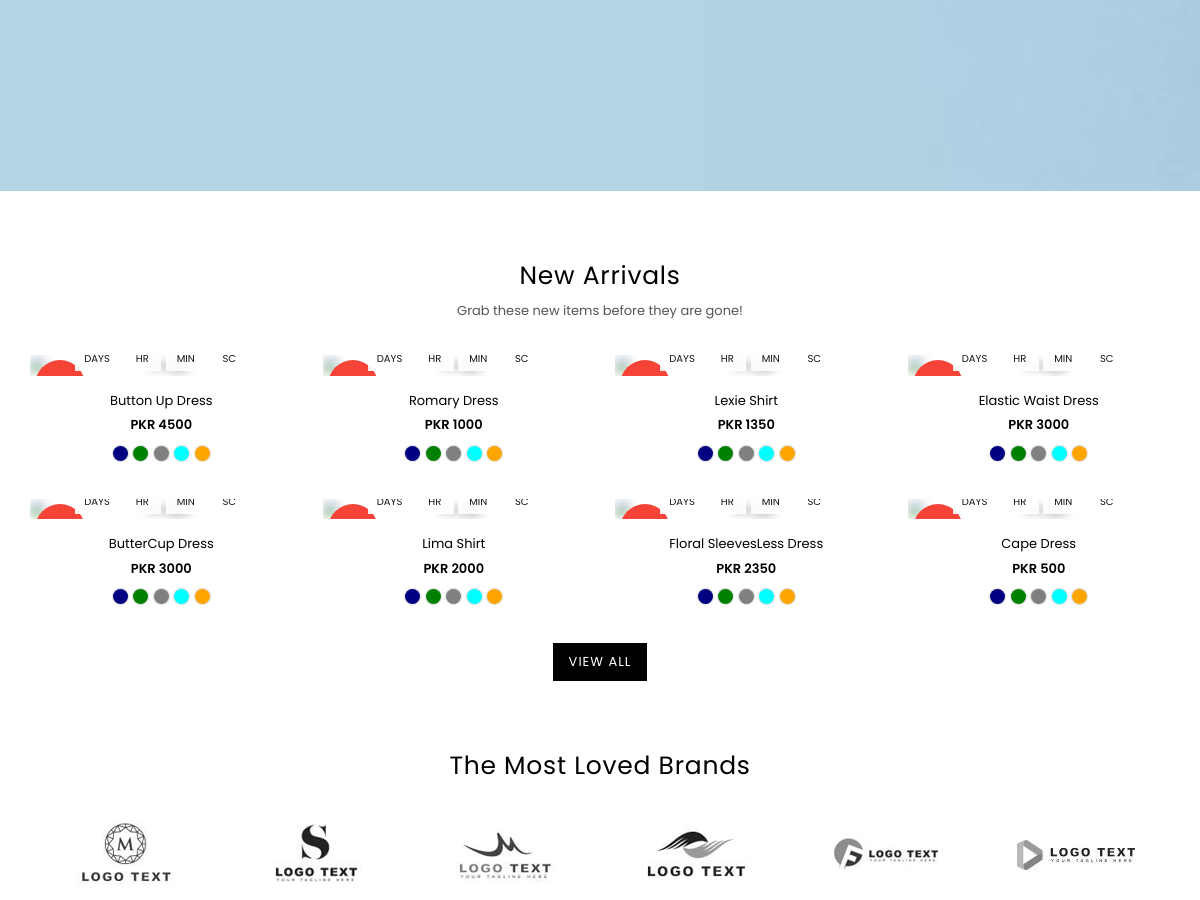
Before: / (middle part) with the older database file.
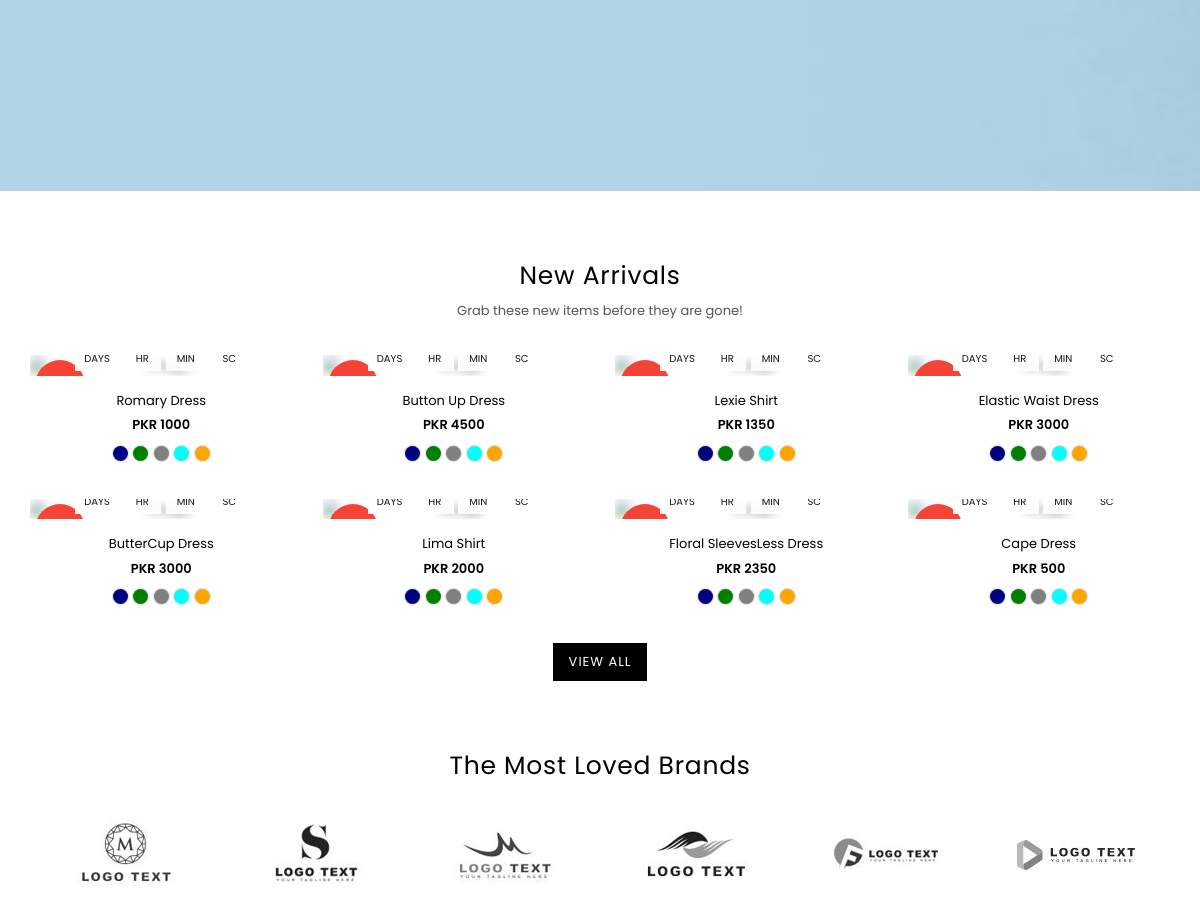
After: the same page with the newer database file.
### app/models.py (models this page shows, shortened)
class Products(models.Model):
    name=models.CharField(max_length=100)
    description=models.TextField()
    slug=models.SlugField(max_length=50,unique=True,blank=True)
    in_stock=models.BooleanField()
    stock_quantity=models.IntegerField()
    last_update=models.DateTimeField(auto_now=True)
    sku=models.CharField(max_length=50)
    view_count=models.IntegerField(null=True,blank=True)
    price=models.IntegerField()
    striked_price=models.IntegerField(blank=True,null=True,default=0)
    product_type=models.CharField(max_length=20)
    labels=models.ManyToManyField(Labels,max_length=20)
    wishlist=models.ManyToManyField(User,related_name='wishlist',blank=True)
    collections=models.CharField(max_length=50)
    main_image= models.ImageField(upload_to='products/')  # Shown by default
    hover_image= models.ImageField(upload_to='products/')  # Shown on hover
    tag=models.ManyToManyField('Tag',related_name='products',blank=True)
    sizes = models.ManyToManyField(Size, related_name='products', blank=True)
    color = models.ManyToManyField(Color, related_name='productscolor', blank=True)
    brand=models.ForeignKey(Brand, on_delete=models.CASCADE,related_name='brand',blank=True)
    class Meta:
        verbose_name = "Product"  # Correct singular form
        verbose_name_plural = "Products"  # Correct plural form

### app/views.py (the view, shortened to what this page needs)
# urls.py: path("",views.Homepage,name="home"),
def Homepage(request):
    products = Products.objects.all()
    new_arrivals=Products.objects.all().order_by("-last_update")[0:8]
    sub_form=SubscribeForm()
    success = None
    success_msg=""
    context = {"product": products,"new_arrivals":new_arrivals,"sub_form":sub_form,"success":success,"success_msg":success_msg}
    return render(request, "app/home.html", context ,)

### app/context_processors.py (called while the page is built)
def minicart_data(request):
    cart_items = []
    cart_total = 0.0
    total_item=0
    if request.user.is_authenticated:  # Ensure the user is logged in
        user_cart = CartItem.objects.filter(user=request.user)  # Adjust based on your cart model
        total_item=CartItem.objects.filter(user=request.user).count()
        cart_items = user_cart
        cart_total = sum(item.product.price * item.quantity for item in user_cart)
    return {
        'cart_items': cart_items,
        'cart_total': cart_total,
        "total_item":total_item
    }

### app/templates/app/home.html (shortened to what the changed rows need)
{% extends "base.html" %} {% load static %} {% block title %}BELLE | HOME {% endblock title %} {% block content %}
<div id="page-content">
  <div class="section">
    <div class="product-rows section">
      <div class="container">
        <div class="row">
          <div class="col-12 col-sm-12 col-md-12 col-lg-12">
            <div class="section-header text-center">
              <h2 class="h2">New Arrivals</h2>
            </div>
          </div>
        </div>
        <div class="grid-products">
          <div class="row">
            {% for item in new_arrivals %}
            <div class="col-6 col-sm-2 col-md-3 col-lg-3 item">
              <div class="product-image">
                <a href="{% url "product" item.slug %}" class="grid-view-item__link">
                  <div class="product-labels rounded">
                    <span class="lbl on-sale">Sale</span>
                  </div>
                </a>
                <div class="saleTime desktop" data-countdown="2022/03/01"></div>
              </div>
              <div class="product-details text-center">
                <div class="product-name">
                  <a href="product-layout-1.html">{{item.name}}</a>
                </div>
                <div class="product-price">
                  <span class="price">PKR {{item.price}}</span>
                </div>
                <ul class="swatches">
                  <li
                    class="swatch small rounded navy"
                    rel="{% static 'app/images/product-images/product-image-stw1.jpg' %} "
                  ></li>
                  <li
                    class="swatch small rounded green"
                    rel="{% static 'app/images/product-images/product-image-stw1-1.jpg' %} "
                  ></li>
                  <li
                    class="swatch small rounded gray"
                    rel="{% static 'app/images/product-images/product-image-stw1-2.jpg' %} "
                  ></li>
                  <li
                    class="swatch small rounded aqua"
                    rel="{% static 'app/images/product-images/product-image-stw1-3.jpg' %} "
                  ></li>
                  <li
                    class="swatch small rounded orange"
                    rel="{% static 'app/images/product-images/product-image-stw1-4.jpg' %} "
                  ></li>
                </ul>
              </div>
            </div>
            {% endfor %}
          </div>
        </div>
      </div>
    </div>
    <div class="section logo-section">
      <div class="container">
        <div class="row">
          <div class="col-12 col-sm-12 col-md-12 col-lg-12">
            <div class="section-header text-center">
              <h2 class="h2">The Most Loved Brands</h2>
            </div>
          </div>
        </div>
      </div>
    </div>
  </div>
  {% endblock content %}

Changed rows visible on the page:
changed Products "Romary Dress": moves up the list
